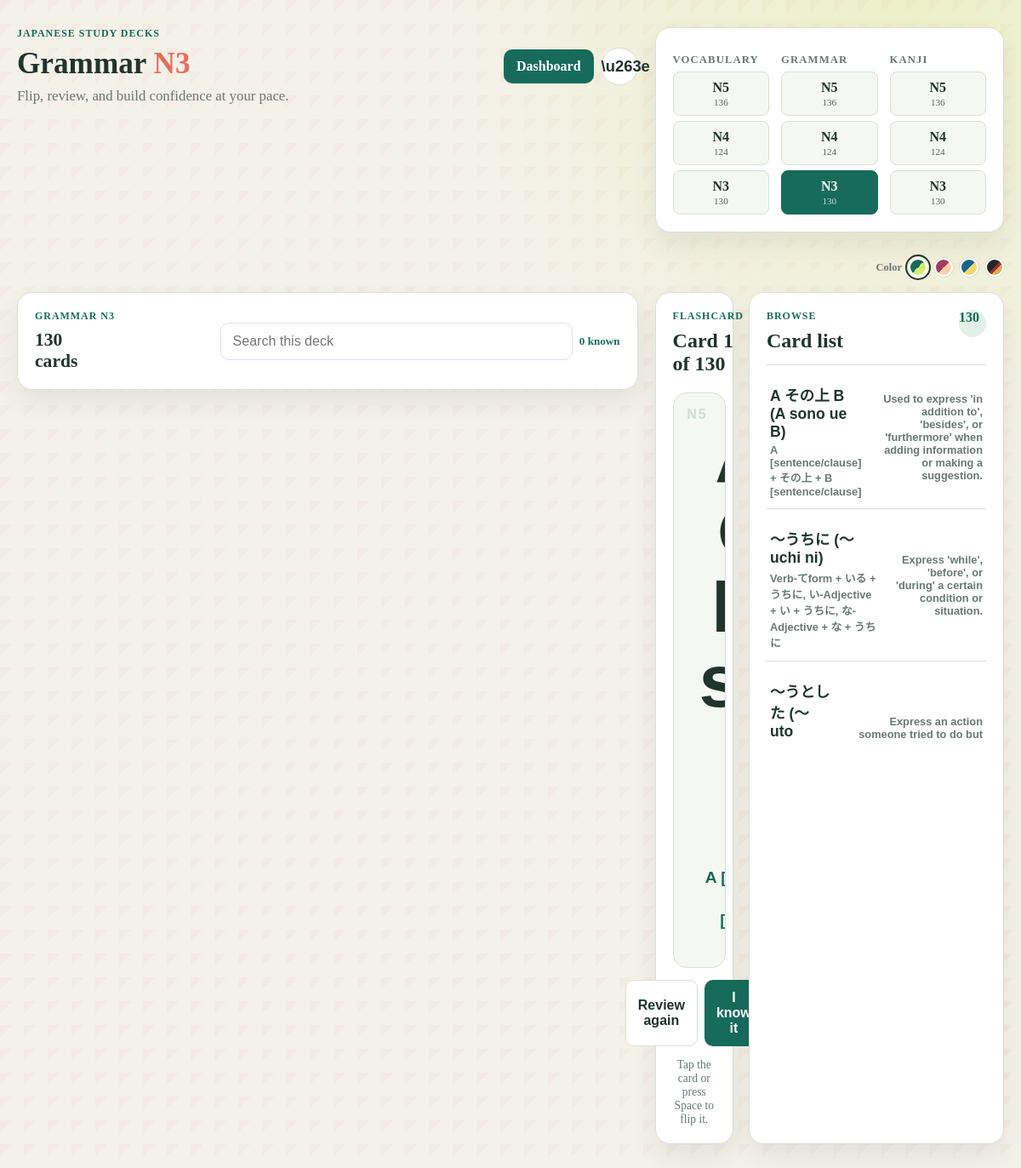
Page /study/grammar/N3 (signed in) on the committed database.
### app.py (models this page shows)
class Grammar(db.Model):
    id = db.Column(db.Integer, primary_key=True)
    level = db.Column(db.String(2), nullable=False)
    point = db.Column(db.String(300), nullable=False)
    meaning = db.Column(db.Text, nullable=False)
    formation = db.Column(db.Text, nullable=False, default='')
    example_japanese = db.Column(db.Text, nullable=False, default='')
    example_english = db.Column(db.Text, nullable=False, default='')
    __table_args__ = (db.UniqueConstraint('level', 'point', name='unique_grammar_level_point'),)

### app.py (the view)
@app.route('/study/<category>/<level>')
@login_required
def study_deck(category, level):
    category = category.lower()
    level = level.upper()
    if category not in {'vocabulary', 'grammar', 'kanji'} or level not in {'N5', 'N4', 'N3'}:
        abort(404)
    if category == 'vocabulary':
        items = Vocabulary.query.order_by(Vocabulary.id).all() if level == 'N5' else []
        data = [{'front': item.japanese, 'reading': item.reading, 'meaning': item.meaning,
                 'detail': item.example, 'type': item.part_of_speech} for item in items]
    elif category == 'grammar':
        items = Grammar.query.filter_by(level=level).order_by(Grammar.id).all()
        data = [{'front': item.point, 'reading': item.formation, 'meaning': item.meaning,
                 'detail': item.example_japanese, 'extra': item.example_english, 'type': 'grammar'} for item in items]
    else:
        items = Kanji.query.filter_by(level=level).order_by(Kanji.id).all()
        data = [{'front': item.character, 'reading': item.readings, 'meaning': item.meaning,
                 'detail': item.mnemonic, 'extra': item.vocabulary, 'type': 'kanji'} for item in items]
    if category == 'vocabulary':
        counts = {'N5': Vocabulary.query.count(), 'N4': 0, 'N3': 0}
    elif category == 'grammar':
        counts = {deck_level: Grammar.query.filter_by(level=deck_level).count() for deck_level in ('N5', 'N4', 'N3')}
    else:
        counts = {deck_level: Kanji.query.filter_by(level=deck_level).count() for deck_level in ('N5', 'N4', 'N3')}
    return render_template('study.html', category=category, level=level, items=data, counts=counts)

### app.py (called while the page is built)
@login_manager.user_loader
def load_user(user_id):
    return User.query.get(int(user_id))

### templates/study.html (shortened to what this page needs)
<!DOCTYPE html>
<html lang="en">
  <head>
    <link rel="stylesheet" href="{{ url_for('static', filename='style.css') }}" />
  </head>
  <body>
    <main class="container study-page">
      <header class="study-header">
        <div>
          <p class="eyebrow">Japanese study decks</p>
          <h1>{{ category|title }} <span class="level-mark">{{ level }}</span></h1>
          <p class="greeting">Flip, review, and build confidence at your pace.</p>
        </div>
        <div class="study-header-actions">
          <a class="button-link" href="{{ url_for('home') }}">Dashboard</a>
          <button class="theme-toggle" id="themeToggle" type="button" aria-label="Switch to dark mode" title="Switch theme"><span id="themeIcon">&#9790;</span></button>
        </div>
      </header>
      <div class="theme-picker study-theme-picker" aria-label="Color theme">
        <span>Color</span>
        <button class="theme-swatch moss" type="button" data-theme="moss" aria-label="Moss theme"></button>
        <button class="theme-swatch sakura" type="button" data-theme="sakura" aria-label="Sakura theme"></button>
        <button class="theme-swatch ocean" type="button" data-theme="ocean" aria-label="Ocean theme"></button>
        <button class="theme-swatch samurai" type="button" data-theme="samurai" aria-label="Samurai theme"></button>
      </div>
      <section class="deck-nav card" aria-label="Study deck selection">
        <div class="deck-nav-group">
          <strong>Vocabulary</strong>
          {% for deck_level in ['N5', 'N4', 'N3'] %}
            <a class="deck-button" href="{{ url_for('study_deck', category='vocabulary', level=deck_level) }}">{{ deck_level }} <small>{{ counts.get(deck_level, 0) }}</small></a>
          {% endfor %}
        </div>
        <div class="deck-nav-group">
          <strong>Grammar</strong>
          {% for deck_level in ['N5', 'N4', 'N3'] %}
            <a class="deck-button{% if category == 'grammar' and level == deck_level %} active{% endif %}" href="{{ url_for('study_deck', category='grammar', level=deck_level) }}">{{ deck_level }} <small>{{ counts.get(deck_level, 0) }}</small></a>
          {% endfor %}
        </div>
        <div class="deck-nav-group">
          <strong>Kanji</strong>
          {% for deck_level in ['N5', 'N4', 'N3'] %}
            <a class="deck-button" href="{{ url_for('study_deck', category='kanji', level=deck_level) }}">{{ deck_level }} <small>{{ counts.get(deck_level, 0) }}</small></a>
          {% endfor %}
        </div>
      </section>
      {% if items %}
        <section class="study-toolbar card">
          <div><p class="eyebrow">{{ category|title }} {{ level }}</p><h2><span id="deckCount">{{ items|length }}</span> cards</h2></div>
          <div class="vocab-controls"><label class="sr-only" for="studySearch">Search deck</label><input id="studySearch" type="search" placeholder="Search this deck" /><span class="progress-label" id="knownLabel">0 known</span></div>
        </section>
        <section class="study-grid">
          <div class="card flashcard-panel">
            <div class="panel-heading"><div><p class="eyebrow">Flashcard</p><h2 id="cardPosition">Card 1 of {{ items|length }}</h2></div><span class="progress-label" id="cardType">{{ category|title }}</span></div>
            <button class="flashcard" id="flashcard" type="button" aria-label="Show answer">
              <span class="flashcard-face flashcard-front"><span class="word-japanese" id="cardFront"></span><span class="word-reading" id="cardReading"></span><span class="flip-hint">Show answer</span></span>
            </button>
            <div class="flashcard-actions"><button class="learn-button" id="learningButton" type="button">Review again</button><button class="know-button" id="knownButton" type="button">I know it</button></div>
            <p class="deck-status" id="deckStatus" role="status">Tap the card or press Space to flip it.</p>
          </div>
          <div class="card word-list-panel"><div class="panel-heading"><div><p class="eyebrow">Browse</p><h2>Card list</h2></div><span class="history-count" id="visibleCount">{{ items|length }}</span></div><div class="word-list" id="wordList">{% for item in items %}<button class="word-row" type="button" data-index="{{ loop.index0 }}" data-search="{{ (item.front ~ ' ' ~ item.reading ~ ' ' ~ item.meaning)|lower }}"><span><strong>{{ item.front }}</strong><small>{{ item.reading }}</small></span><span class="word-row-meaning">{{ item.meaning }}</span></button>{% endfor %}</div></div>
        </section>
      {% else %}
        <section class="card empty-vocab"><p class="eyebrow">Deck unavailable</p><h2>No {{ category }} {{ level }} data has been imported yet.</h2><p>Choose another level, or add the matching source file and run the importer.</p></section>
      {% endif %}
    </main>
  </body>
</html>

### rows in the picture
Grammar: front "A その上 B (A sono ue B)", reading "A [sentence/clause] + その上 + B [sentence/clause]", meaning "Used to express 'in addition to', 'besides', or 'furthermore' when adding information or making a suggestion."
Grammar: front "～うちに (〜uchi ni)", reading "Verb-てform + いる + うちに, い-Adjective + い + うちに, な-Adjective + な + うちに", meaning "Express 'while', 'before', or 'during' a certain condition or situation."
Grammar: front "～うとした (〜uto…", meaning "Express an action someone tried to do but…"

### other values in the picture
{{ category|title }} "Grammar"
{{ level }} "N3"
{{ deck_level }} "N5" "N4" "N3"
{{ counts.get(deck_level, 0) }} "136" "124" "130"
{{ category|title }} "GRAMMAR"
{{ items|length }} "130"
